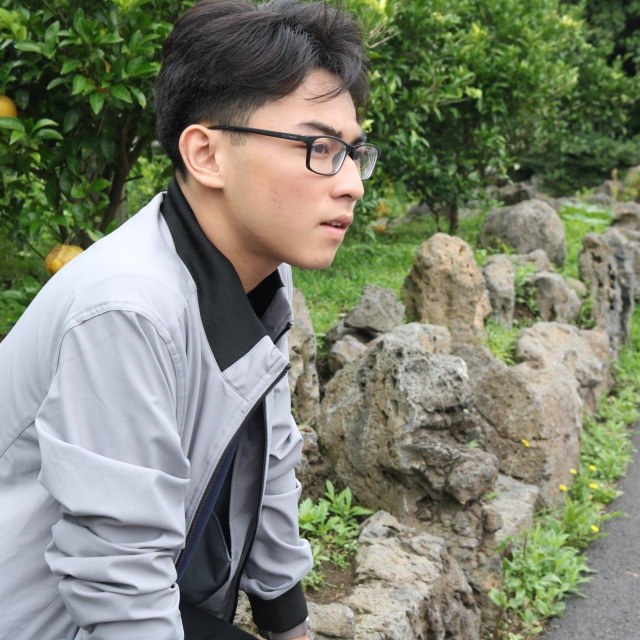
#> input picture backend/aws-server/image/hp.jpg, 1280 x 1280 px (shown at 1/2 size)
$ python -i Paint.py   (imports and definitions only)
#> lines starting #> are read from the running program, lines starting #| are printed output that depends on the picture; after the words box and inside, x2 and y2 are one past the last pixel; in counts of white or black regions, pixels touching at a corner belong together
#> further down, picture is the input picture: shape (1280, 1280, 3); mean B, G, R 111.3, 129.4, 124.6
import cv2
import numpy as np

class Paint:
    def __init__(self):
        self.image = None
    def resize_crop(self,image):
        h, w, c = np.shape(image)
#> h = 1280; w = 1280; c = 3
        if min(h, w) > 720:
            if h > w:
                h, w = int(720 * h / w), 720
            else:
                h, w = 720, int(720 * w / h)
#> h = 720; w = 720
        image = cv2.resize(image, (w, h), interpolation=cv2.INTER_AREA)
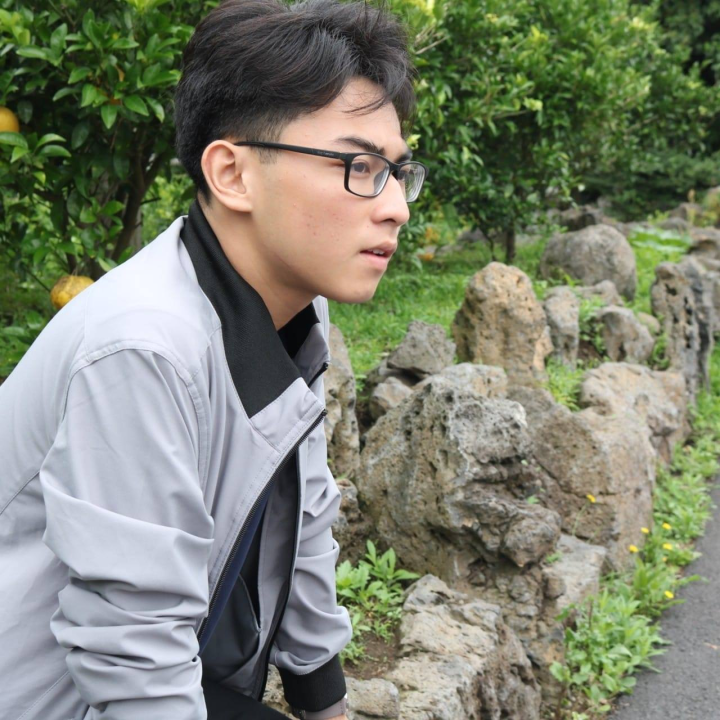
#> image: shape (720, 720, 3); mean of channels 0, 1, 2 111.3, 129.4, 124.6; drawn as B, G, R
        h, w = (h // 8) * 8, (w // 8) * 8
        image = image[:h, :w, :]
        return image
    def k_means_segmentation(self,image):
        h, w, c = np.shape(image)
#> h = 720; w = 720; c = 3
        flattened_img = image.reshape((-1, c))
        # Convert to float32 for k-means
        flattened_img = np.float32(flattened_img)
        # Define criteria and apply kmeans()
        criteria = (cv2.TERM_CRITERIA_EPS + cv2.TERM_CRITERIA_MAX_ITER, 100, 0.2)
        k = 2  # You can adjust the number of clusters as needed
        _, labels, centers = cv2.kmeans(flattened_img, k, None, criteria, 10, cv2.KMEANS_RANDOM_CENTERS)
#> centers = [[168.3, 177.3, 178.6], [54, 81.12, 70.12]]
        # Convert back to 8-bit values
        centers = np.uint8(centers)
#> centers = [[168, 177, 178], [54, 81, 70]]
        # Map the labels to the centers
        segmented_img = centers[labels.flatten()]
        # Reshape back to the original image shape
        segmented_img = segmented_img.reshape((h, w, c))
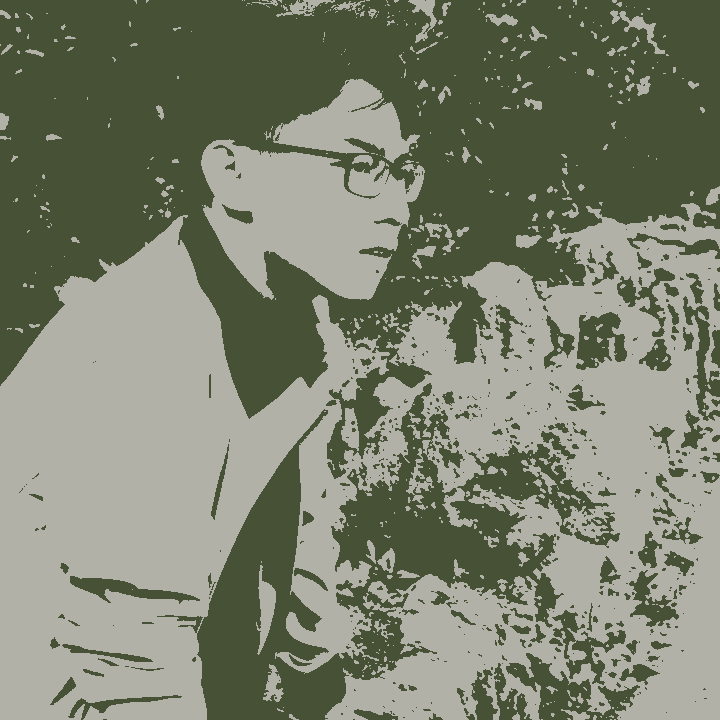
#> segmented_img: shape (720, 720, 3); mean of channels 0, 1, 2 111.2, 129.2, 124.2; drawn as B, G, R
        # Convert to grayscale for further processing
        segmented_gray = cv2.cvtColor(segmented_img, cv2.COLOR_BGR2GRAY)
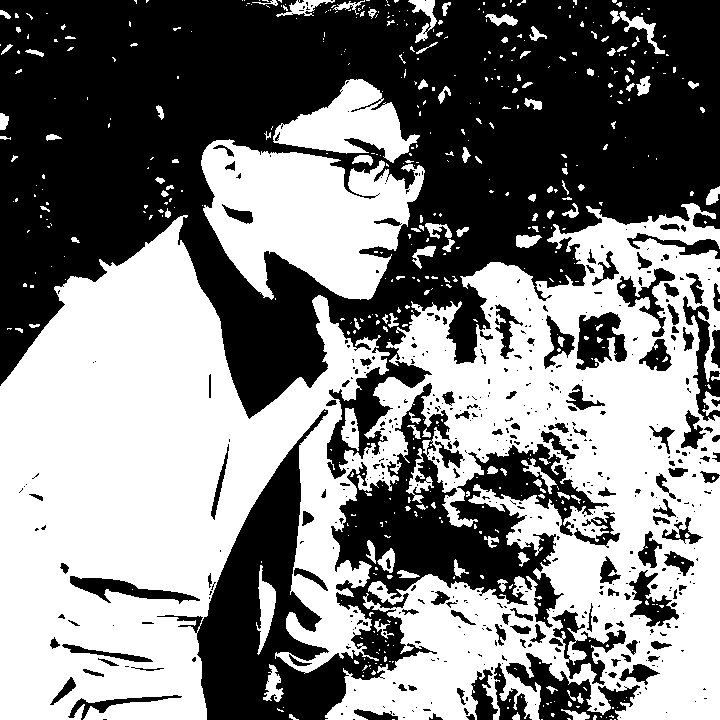
#> segmented_gray: shape (720, 720); values 75 (black) and 176 (white), 50.2% white; 531 black regions (394 under 20 px), largest, box (x1, y1, x2, y2) and area: (0, 0, 720, 479) 180331, (157, 383, 609, 720) 47239, (506, 653, 640, 720) 3202
        return segmented_gray
    def clahe_color_correction(self,image):
        # Convert to LAB color space
        lab = cv2.cvtColor(image, cv2.COLOR_BGR2LAB)
#> lab: shape (720, 720, 3); mean of channels 0, 1, 2 133.8, 123.1, 137.5
        # Split the LAB image into L, A, and B channels
        l, a, b = cv2.split(lab)
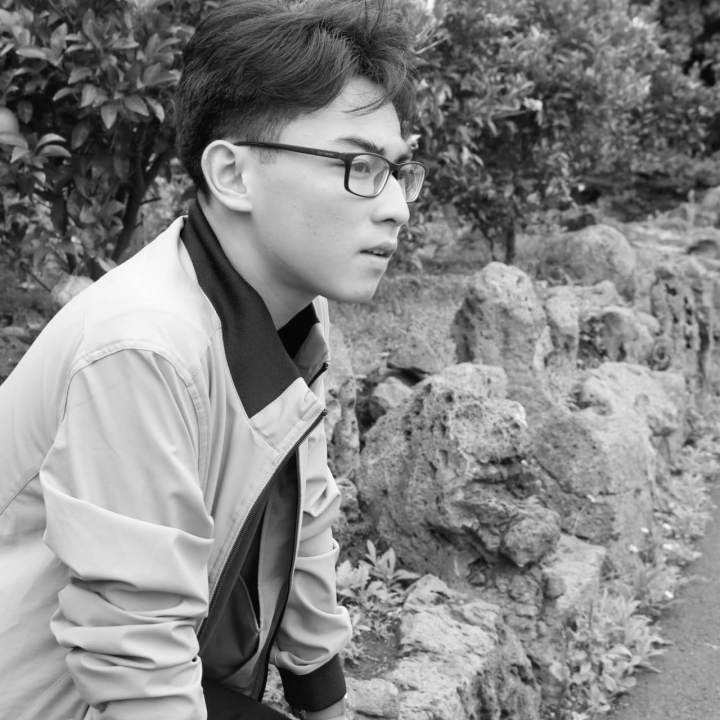
#> l: shape (720, 720); min 3, max 254, mean 133.8
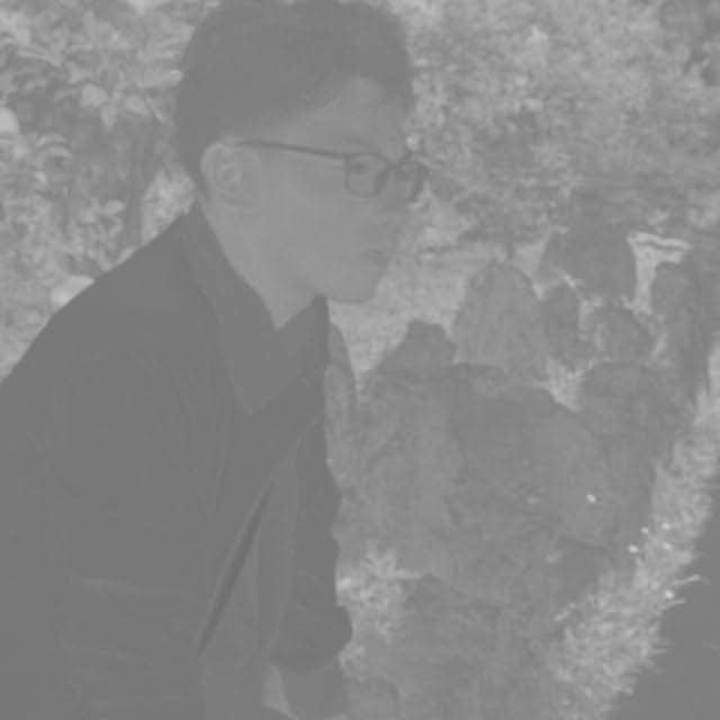
#> b: shape (720, 720); min 109, max 207, mean 137.5
        # Apply CLAHE to the L channel
        clahe = cv2.createCLAHE(clipLimit=3.0, tileGridSize=(8, 8))
        cl = clahe.apply(l)
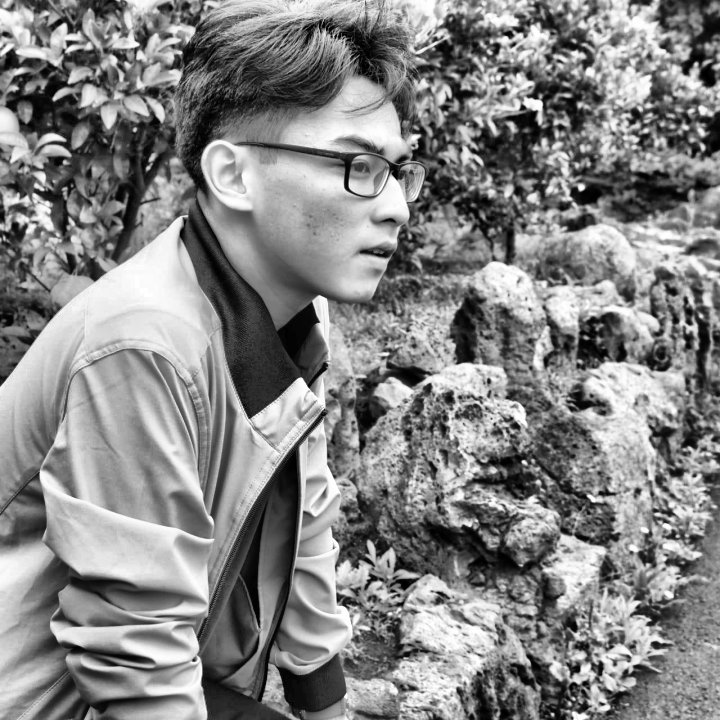
#> cl: shape (720, 720); min 0, max 255, mean 132.6
        # Merge the CLAHE-enhanced L channel with the original A and B channels
        limg = cv2.merge((cl, a, b))
#> limg: shape (720, 720, 3); mean of channels 0, 1, 2 132.6, 123.1, 137.5
        # Convert back to BGR color space
        color_corrected = cv2.cvtColor(limg, cv2.COLOR_LAB2BGR)
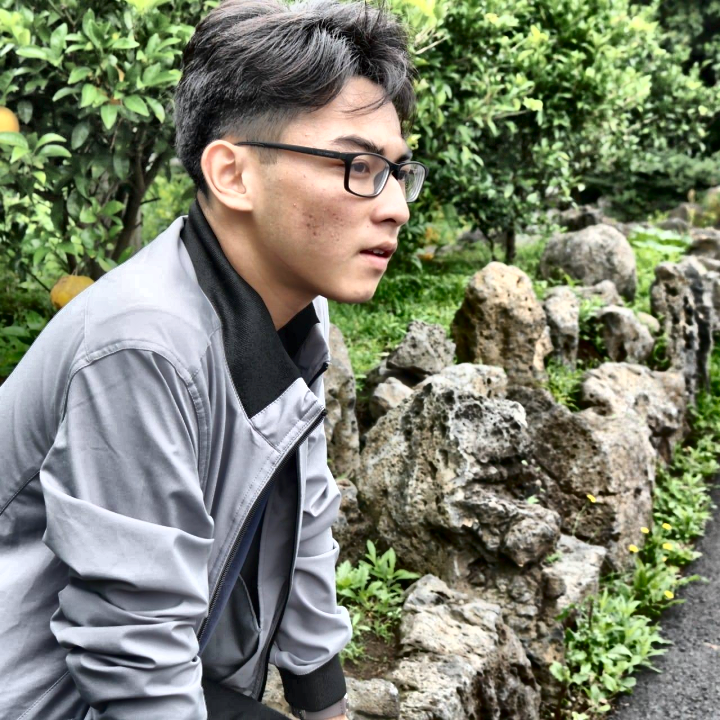
#> color_corrected: shape (720, 720, 3); mean B, G, R 110.7, 129.2, 124
        return color_corrected
    def oil_paint(self,image):
        self.image = image
        img = self.resize_crop(self.image)
        # Apply K-means segmentation
        segmented_edges = self.k_means_segmentation(img)
        # Apply CLAHE color correction
        color_corrected = self.clahe_color_correction(img)
        # Combine color-corrected image with segmented edges
        cartoon = cv2.bitwise_and(color_corrected, color_corrected, mask=segmented_edges)
        return cartoon

>>> import cv2
>>> picture = cv2.imread('../hp.jpg')
>>> result = Paint().oil_paint(picture)
